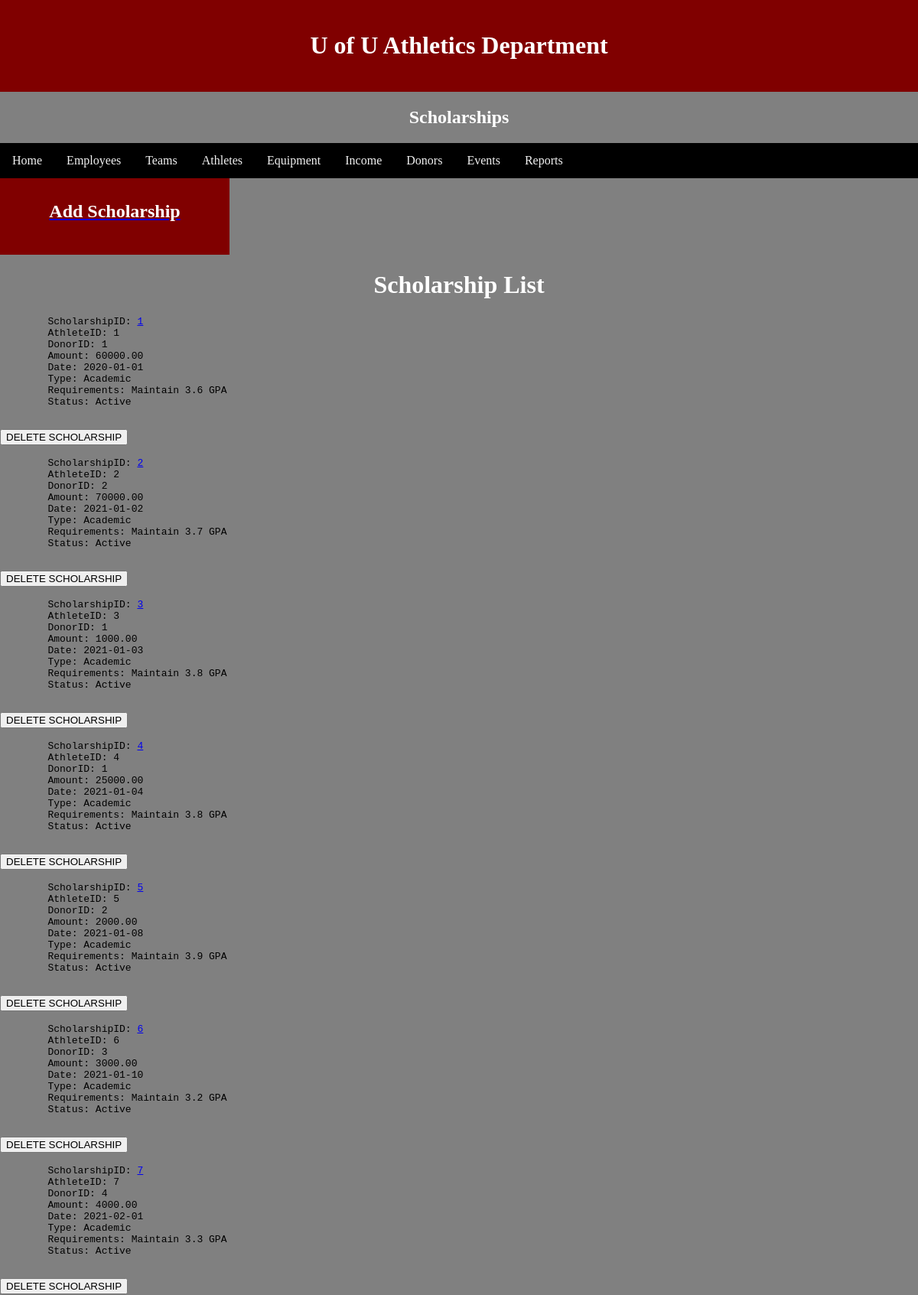
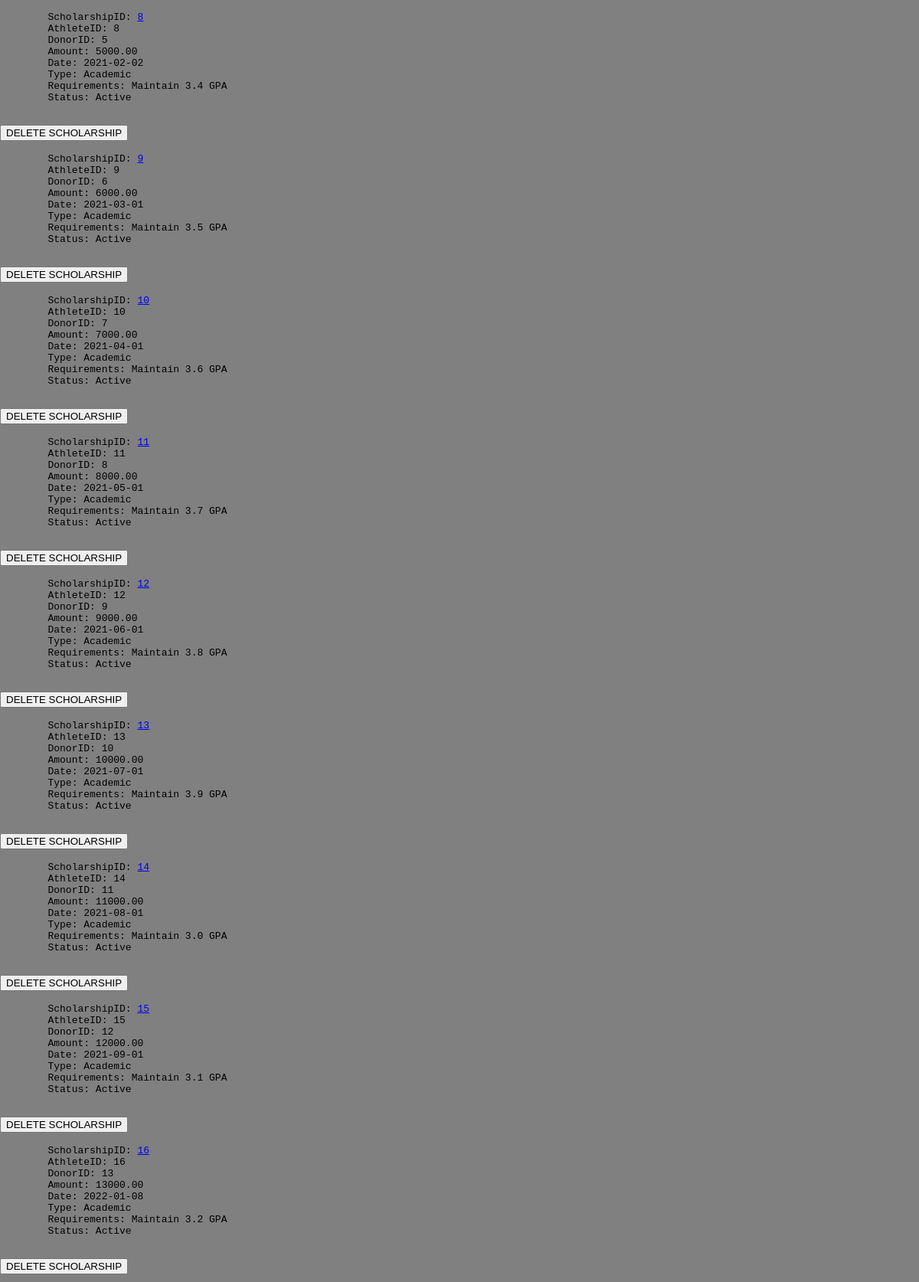
The app's page /Pages/Main/scholarships.php (signed in, upper part) with its own data (2 pictures, top to bottom).
### tables this page shows
CREATE TABLE IF NOT EXISTS `scholarships` (
  `ScholarshipID` int NOT NULL AUTO_INCREMENT,
  `AthleteID` int NOT NULL,
  `DonorID` int NOT NULL,
  `Amount` decimal(9,2) NOT NULL,
  `Date` date NOT NULL,
  `Type` varchar(30) NOT NULL,
  `Requirements` varchar(30) NOT NULL,
  `Status` varchar(30) NOT NULL,
  PRIMARY KEY (`ScholarshipID`),
  KEY `FK_Scholarships_AthleteID` (`AthleteID`),
  KEY `FK_Scholarships_DonorID` (`DonorID`)
);

### Pages/Main/scholarships.php (the view, shortened to what this page needs)
<html>
	<head>
		<link rel='stylesheet' href='../../styles/projectstyles.css'>
	</head>
		<body>
			<?php
			require_once '../components/header.php';
			?>
		  <h2>Scholarships</h2>
			<?php
			require_once '../components/topnav.php';
			?>
		<div>
		<div class="row">
		  <div class="column" style="background-color:maroon;">
			<a href="../add/add-scholarship.php"><h2>Add Scholarship</h2></a>
		  </div>
		</div>
			<h1>Scholarship List</h1>
<?php
require_once '../../database/DBlogin.php';
$conn = new mysqli($hn, $un, $pw, $db);
$query = "SELECT * FROM scholarships";
$result = $conn->query($query);
$rows = $result->num_rows;
for($j=0; $j<$rows; ++$j)
{
	$row = $result->fetch_array(MYSQLI_ASSOC);
echo <<<_END
	<pre>
	ScholarshipID: <a href='../update/update-scholarship.php?ScholarshipID=$row[ScholarshipID]'>$row[ScholarshipID]</a>
	AthleteID: $row[AthleteID]
	DonorID: $row[DonorID]
	Amount: $row[Amount]
	Date: $row[Date]
	Type: $row[Type]
	Requirements: $row[Requirements]
	Status: $row[Status]
	</pre>
	<form action='../delete/delete-scholarship.php' method='post'>
		<input type='hidden' name='delete' value='yes'>
		<input type='hidden' name='ScholarshipID' value='$row[ScholarshipID]'>
		<input type='submit' value='DELETE SCHOLARSHIP'>
	</form>
_END;
}
?>
	</body>
</html>
<?php
require_once '../components/footer.php';
?>

### Styles/projectstyles.css (style rules this page uses)
body { background-color: gray; }
h1, h2 { color: white; text-align: center; }
* { box-sizing: border-box; }
.column { float: left; width: 25%; padding: 10px; height: 100px; }
.row:after { content: ""; display: table; clear: both; }
body { margin: 0; }

### records on screen
scholarships: ScholarshipID "1", AthleteID "1", DonorID "1", Amount "60000.00", Date "2020-01-01", Type "Academic", Requirements "Maintain 3.6 GPA", Status "Active"
scholarships: ScholarshipID "2", AthleteID "2", DonorID "2", Amount "70000.00", Date "2021-01-02", Type "Academic", Requirements "Maintain 3.7 GPA", Status "Active"
scholarships: ScholarshipID "3", AthleteID "3", DonorID "1", Amount "1000.00", Date "2021-01-03", Type "Academic", Requirements "Maintain 3.8 GPA", Status "Active"
scholarships: ScholarshipID "4", AthleteID "4", DonorID "1", Amount "25000.00", Date "2021-01-04", Type "Academic", Requirements "Maintain 3.8 GPA", Status "Active"
scholarships: ScholarshipID "5", AthleteID "5", DonorID "2", Amount "2000.00", Date "2021-01-08", Type "Academic", Requirements "Maintain 3.9 GPA", Status "Active"
scholarships: ScholarshipID "6", AthleteID "6", DonorID "3", Amount "3000.00", Date "2021-01-10", Type "Academic", Requirements "Maintain 3.2 GPA", Status "Active"
scholarships: ScholarshipID "7", AthleteID "7", DonorID "4", Amount "4000.00", Date "2021-02-01", Type "Academic", Requirements "Maintain 3.3 GPA", Status "Active"
scholarships: ScholarshipID "8", AthleteID "8", DonorID "5", Amount "5000.00", Date "2021-02-02", Type "Academic", Requirements "Maintain 3.4 GPA", Status "Active"
scholarships: ScholarshipID "9", AthleteID "9", DonorID "6", Amount "6000.00", Date "2021-03-01", Type "Academic", Requirements "Maintain 3.5 GPA", Status "Active"
scholarships: ScholarshipID "10", AthleteID "10", DonorID "7", Amount "7000.00", Date "2021-04-01", Type "Academic", Requirements "Maintain 3.6 GPA", Status "Active"
scholarships: ScholarshipID "11", AthleteID "11", DonorID "8", Amount "8000.00", Date "2021-05-01", Type "Academic", Requirements "Maintain 3.7 GPA", Status "Active"
scholarships: ScholarshipID "12", AthleteID "12", DonorID "9", Amount "9000.00", Date "2021-06-01", Type "Academic", Requirements "Maintain 3.8 GPA", Status "Active"
scholarships: ScholarshipID "13", AthleteID "13", DonorID "10", Amount "10000.00", Date "2021-07-01", Type "Academic", Requirements "Maintain 3.9 GPA", Status "Active"
scholarships: ScholarshipID "14", AthleteID "14", DonorID "11", Amount "11000.00", Date "2021-08-01", Type "Academic", Requirements "Maintain 3.0 GPA", Status "Active"
scholarships: ScholarshipID "15", AthleteID "15", DonorID "12", Amount "12000.00", Date "2021-09-01", Type "Academic", Requirements "Maintain 3.1 GPA", Status "Active"
scholarships: ScholarshipID "16", AthleteID "16", DonorID "13", Amount "13000.00", Date "2022-01-08", Type "Academic", Requirements "Maintain 3.2 GPA", Status "Active"
